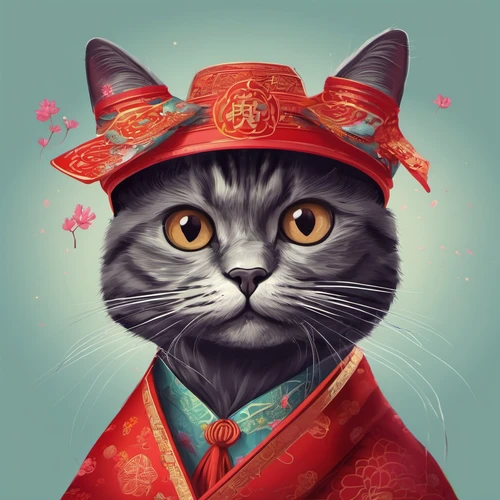
#> input picture Assignment-31/Histogram/input/medium.webp, 500 x 500 px, found by its file name
$ python main.py
#> lines starting #> are read from the running program, lines starting #| are printed output that depends on the picture
import cv2
import matplotlib.pyplot as plt


def histogram(image):
    # Initialize a list of zeros with a length of 256 (for each pixel value from 0 to 255)
    hist = [0] * 256
    # Iterate through each pixel in the image
    for row in image:
        for pixel in row:
            # Increment the histogram value for the pixel intensity
            hist[pixel] += 1
    return hist


# Read the image in grayscale
image = cv2.imread(
    "image_processing/Assignment-31/Histogram/input/medium.webp", cv2.IMREAD_GRAYSCALE
)
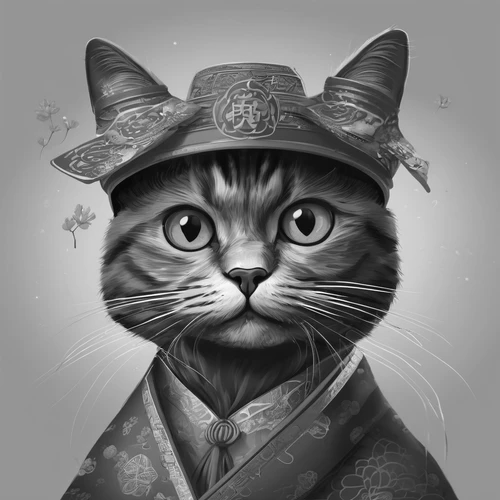
#> image: shape (500, 500); min 4, max 255, mean 122.6

# Get the histogram as a list
histogram_instance = histogram(image=image)
#> after the loop in histogram, `for row in image:`: hist = 256 values, max 32024 at index 149, min 0 at index 0, mean 976.6
#> histogram_instance has the same summary as hist in histogram

# Plot the histogram using plot.plot()
plt.figure(figsize=(10, 4))
plt.plot(histogram_instance, color="blue")
plt.title("Histogram using plot.plot()")
plt.xlabel("Pixel Value")
plt.ylabel("Frequency")
plt.savefig("image_processing/Assignment-31/Histogram/output/histogram_plot.png")
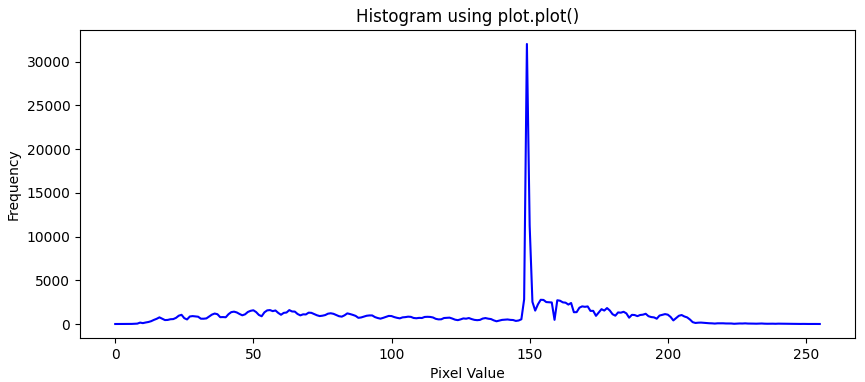
#> figure drawn by matplotlib, 1 panel; curve peaks at x = 149, y = 32024
plt.show()

# Plot the histogram using plt.hist()
plt.figure(figsize=(10, 4))
plt.hist(range(256), bins=256, weights=histogram_instance, color="green")
plt.title("Histogram using plt.hist()")
plt.xlabel("Pixel Value")
plt.ylabel("Frequency")
plt.savefig("image_processing/Assignment-31/Histogram/output/histogram_hist.png")
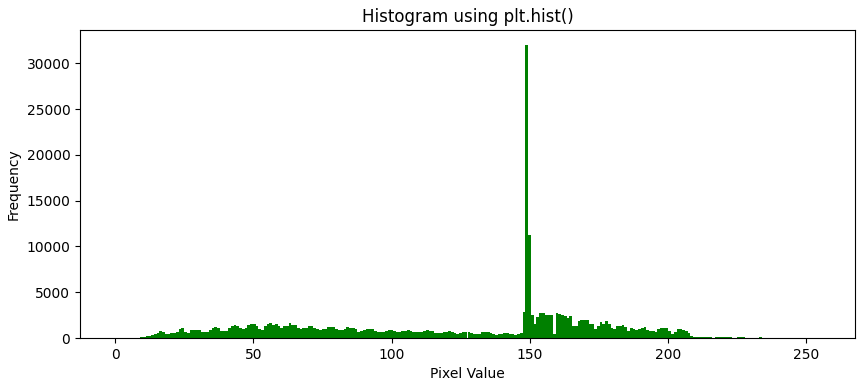
#> figure drawn by matplotlib, 1 panel; tallest bar 32024 high, from x = 148.4 to 149.4
plt.show()

# Plot the histogram using plt.bar()
plt.figure(figsize=(10, 4))
plt.bar(range(256), histogram_instance, color="red")
plt.title("Histogram using plt.bar()")
plt.xlabel("Pixel Value")
plt.ylabel("Frequency")
plt.savefig("image_processing/Assignment-31/Histogram/output/histogram_bar.png")
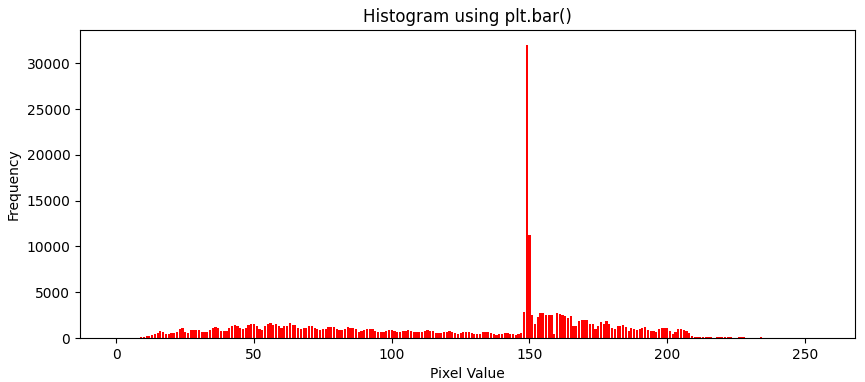
#> figure drawn by matplotlib, 1 panel; tallest bar 32024 high, from x = 148.6 to 149.4
plt.show()
